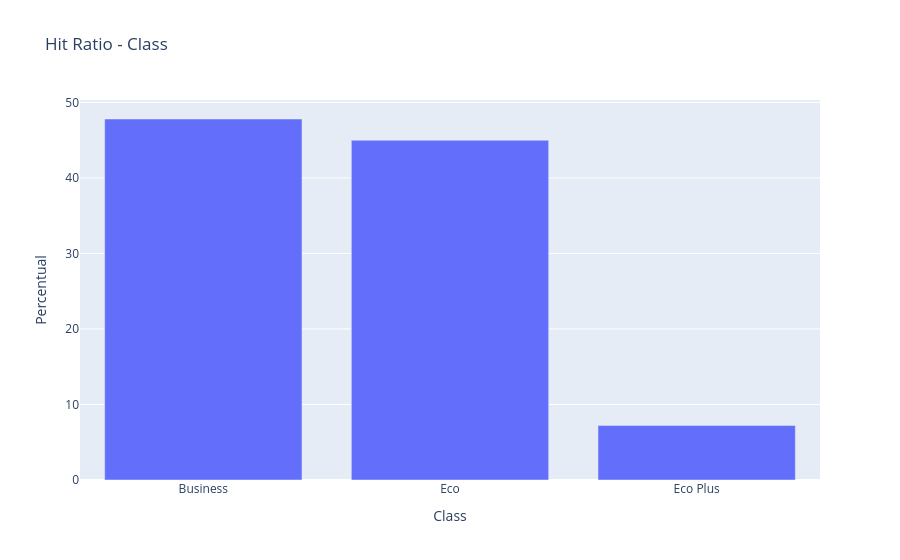

The cell this chart's notebook holds for it:
### Code cell
# Distribuição da variável Class em percentual

fig = px.bar(df_airline['Class'].value_counts() / len(df_airline) * 100, title='Hit Ratio - Class',labels={'index': 'Class', 'value': 'Percentual'})

fig.update_layout(showlegend=False)
fig.show()

### Figure 1 — Plotly figure (JSON) as saved in the notebook; plotly's stock layout.template omitted (floating-point values rounded to 4 significant figures)
{"data": [{"alignmentgroup": "True", "hovertemplate": "variable=count<br>Class=%{x}<br>Percentual=%{y}<extra></extra>", "legendgroup": "count", "marker": {"color": "#636efa", "pattern": {"shape": ""}}, "name": "count", "offsetgroup": "count", "orientation": "v", "showlegend": true, "textposition": "auto", "type": "bar", "x": ["Business", "Eco", "Eco Plus"], "xaxis": "x", "y": [47.8, 44.99, 7.212], "yaxis": "y"}], "layout": {"barmode": "relative", "legend": {"title": {"text": "variable"}, "tracegroupgap": 0}, "showlegend": false, "title": {"text": "Hit Ratio - Class"}, "xaxis": {"anchor": "y", "domain": [0, 1], "title": {"text": "Class"}}, "yaxis": {"anchor": "x", "domain": [0, 1], "title": {"text": "Percentual"}}}}
